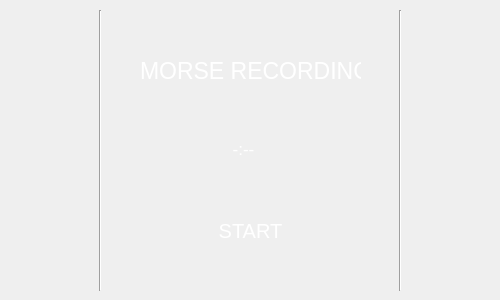
<?xml version="1.0" encoding="UTF-8"?>
<ui version="4.0">
 <class>Form</class>
 <widget class="QWidget" name="Form">
  <property name="geometry">
   <rect>
    <x>0</x>
    <y>0</y>
    <width>500</width>
    <height>300</height>
   </rect>
  </property>
  <property name="sizePolicy">
   <sizepolicy hsizetype="Fixed" vsizetype="Fixed">
    <horstretch>0</horstretch>
    <verstretch>0</verstretch>
   </sizepolicy>
  </property>
  <property name="minimumSize">
   <size>
    <width>500</width>
    <height>300</height>
   </size>
  </property>
  <property name="maximumSize">
   <size>
    <width>500</width>
    <height>300</height>
   </size>
  </property>
  <property name="windowTitle">
   <string>Form</string>
  </property>
  <widget class="QLabel" name="label">
   <property name="geometry">
    <rect>
     <x>140</x>
     <y>30</y>
     <width>221</width>
     <height>81</height>
    </rect>
   </property>
   <property name="font">
    <font>
     <pointsize>17</pointsize>
    </font>
   </property>
   <property name="styleSheet">
    <string notr="true">color: rgb(255, 255, 255);</string>
   </property>
   <property name="text">
    <string>MORSE RECORDING</string>
   </property>
  </widget>
  <widget class="QPushButton" name="pushButton">
   <property name="geometry">
    <rect>
     <x>180</x>
     <y>210</y>
     <width>141</width>
     <height>41</height>
    </rect>
   </property>
   <property name="font">
    <font>
     <family>Ubuntu</family>
     <pointsize>15</pointsize>
     <weight>50</weight>
     <bold>false</bold>
    </font>
   </property>
   <property name="styleSheet">
    <string notr="true">color: rgb(255, 255, 255);</string>
   </property>
   <property name="text">
    <string>START</string>
   </property>
   <property name="flat">
    <bool>true</bool>
   </property>
  </widget>
  <widget class="Line" name="line">
   <property name="geometry">
    <rect>
     <x>90</x>
     <y>10</y>
     <width>20</width>
     <height>281</height>
    </rect>
   </property>
   <property name="orientation">
    <enum>Qt::Vertical</enum>
   </property>
  </widget>
  <widget class="Line" name="line_2">
   <property name="geometry">
    <rect>
     <x>390</x>
     <y>10</y>
     <width>20</width>
     <height>281</height>
    </rect>
   </property>
   <property name="orientation">
    <enum>Qt::Vertical</enum>
   </property>
  </widget>
  <widget class="QLabel" name="label_2">
   <property name="geometry">
    <rect>
     <x>210</x>
     <y>140</y>
     <width>67</width>
     <height>17</height>
    </rect>
   </property>
   <property name="font">
    <font>
     <pointsize>13</pointsize>
    </font>
   </property>
   <property name="styleSheet">
    <string notr="true">color: rgb(255, 255, 255);</string>
   </property>
   <property name="frameShape">
    <enum>QFrame::NoFrame</enum>
   </property>
   <property name="text">
    <string>-:--</string>
   </property>
   <property name="alignment">
    <set>Qt::AlignCenter</set>
   </property>
  </widget>
 </widget>
 <resources/>
 <connections/>
</ui>
